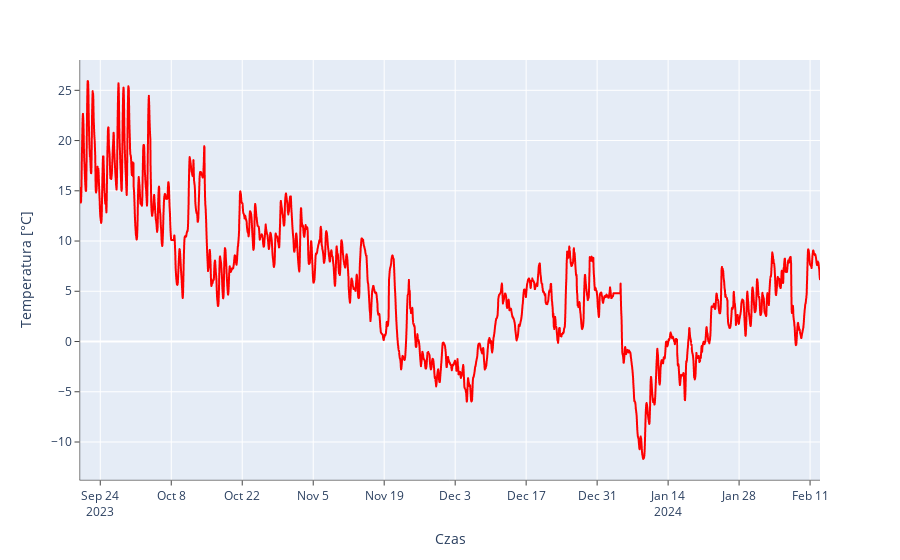

Notebook code cell kept with this figure:
### Code cell
fig = px.line(
    df,
    x="last_changed",
    y="out_temp",
    color_discrete_sequence=['red'],
)

fig.update_xaxes(
    title='Czas',
    showline=True,
    linewidth=0.5,
    linecolor='black',
    ticks="outside",
)

fig.update_yaxes(
    title='Temperatura [°C]',
    showline=True,
    linewidth=0.5,
    linecolor='black',
    ticks="outside",
)

fig.show()

### Figure 1 — Plotly figure (JSON) as saved in the notebook; plotly's stock layout.template omitted (floating-point values rounded to 4 significant figures; data arrays with more than 128 entries replaced by an {"elided": "..."} marker saying what was removed)
{"data": [{"hovertemplate": "last_changed=%{x}<br>out_temp=%{y}<extra></extra>", "legendgroup": "", "line": {"color": "red", "dash": "solid"}, "marker": {"symbol": "circle"}, "mode": "lines", "name": "", "showlegend": false, "type": "scattergl", "x": {"elided": "3504 str values"}, "xaxis": "x", "y": {"elided": "3504 float values"}, "yaxis": "y"}], "layout": {"autosize": true, "legend": {"tracegroupgap": 0}, "margin": {"t": 60}, "xaxis": {"anchor": "y", "autorange": true, "domain": [0, 1], "linecolor": "black", "linewidth": 0.5, "range": ["2023-09-20", "2024-02-12 23:00"], "showline": true, "ticks": "outside", "title": {"text": "Czas"}, "type": "date"}, "yaxis": {"anchor": "x", "autorange": true, "domain": [0, 1], "linecolor": "black", "linewidth": 0.5, "range": [-13.78, 28.02], "showline": true, "ticks": "outside", "title": {"text": "Temperatura [°C]"}, "type": "linear"}}}
